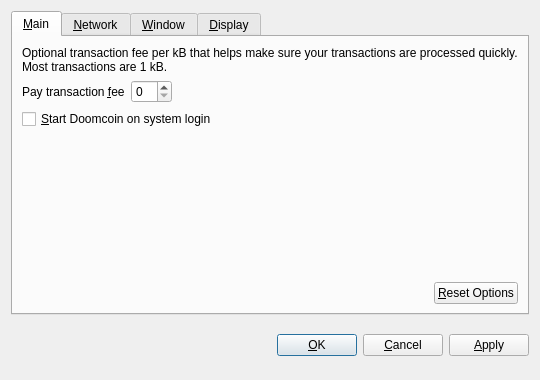
<?xml version="1.0" encoding="UTF-8"?>
<ui version="4.0">
 <class>OptionsDialog</class>
 <widget class="QDialog" name="OptionsDialog">
  <property name="geometry">
   <rect>
    <x>0</x>
    <y>0</y>
    <width>540</width>
    <height>380</height>
   </rect>
  </property>
  <property name="windowTitle">
   <string>Options</string>
  </property>
  <property name="modal">
   <bool>true</bool>
  </property>
  <layout class="QVBoxLayout" name="verticalLayout">
   <item>
    <widget class="QTabWidget" name="tabWidget">
     <property name="tabPosition">
      <enum>QTabWidget::North</enum>
     </property>
     <property name="currentIndex">
      <number>0</number>
     </property>
     <widget class="QWidget" name="tabMain">
      <attribute name="title">
       <string>&amp;Main</string>
      </attribute>
      <layout class="QVBoxLayout" name="verticalLayout_Main">
       <item>
        <widget class="QLabel" name="transactionFeeInfoLabel">
         <property name="text">
          <string>Optional transaction fee per kB that helps make sure your transactions are processed quickly. Most transactions are 1 kB.</string>
         </property>
         <property name="textFormat">
          <enum>Qt::PlainText</enum>
         </property>
         <property name="wordWrap">
          <bool>true</bool>
         </property>
        </widget>
       </item>
       <item>
        <layout class="QHBoxLayout" name="horizontalLayout_1_Main">
         <item>
          <widget class="QLabel" name="transactionFeeLabel">
           <property name="text">
            <string>Pay transaction &amp;fee</string>
           </property>
           <property name="textFormat">
            <enum>Qt::PlainText</enum>
           </property>
           <property name="buddy">
            <cstring>transactionFee</cstring>
           </property>
          </widget>
         </item>
         <item>
          <widget class="BitcoinAmountField" name="transactionFee"/>
         </item>
         <item>
          <spacer name="horizontalSpacer_1_Main">
           <property name="orientation">
            <enum>Qt::Horizontal</enum>
           </property>
           <property name="sizeHint" stdset="0">
            <size>
             <width>40</width>
             <height>20</height>
            </size>
           </property>
          </spacer>
         </item>
        </layout>
       </item>
       <item>
        <widget class="QCheckBox" name="bitcoinAtStartup">
         <property name="toolTip">
          <string>Automatically start Doomcoin after logging in to the system.</string>
         </property>
         <property name="text">
          <string>&amp;Start Doomcoin on system login</string>
         </property>
        </widget>
       </item>
       <item>
        <spacer name="verticalSpacer_Main">
         <property name="orientation">
          <enum>Qt::Vertical</enum>
         </property>
         <property name="sizeHint" stdset="0">
          <size>
           <width>20</width>
           <height>40</height>
          </size>
         </property>
        </spacer>
       </item>
       <item>
        <layout class="QHBoxLayout" name="horizontalLayout_2_Main">
         <item>
          <spacer name="horizontalSpacer_2_Main">
           <property name="orientation">
            <enum>Qt::Horizontal</enum>
           </property>
           <property name="sizeHint" stdset="0">
            <size>
             <width>40</width>
             <height>20</height>
            </size>
           </property>
          </spacer>
         </item>
         <item>
          <widget class="QPushButton" name="resetButton">
           <property name="toolTip">
            <string>Reset all client options to default.</string>
           </property>
           <property name="text">
            <string>&amp;Reset Options</string>
           </property>
           <property name="autoDefault">
            <bool>false</bool>
           </property>
          </widget>
         </item>
        </layout>
       </item>
      </layout>
     </widget>
     <widget class="QWidget" name="tabNetwork">
      <attribute name="title">
       <string>&amp;Network</string>
      </attribute>
      <layout class="QVBoxLayout" name="verticalLayout_Network">
       <item>
        <widget class="QCheckBox" name="mapPortUpnp">
         <property name="toolTip">
          <string>Automatically open the Doomcoin client port on the router. This only works when your router supports UPnP and it is enabled.</string>
         </property>
         <property name="text">
          <string>Map port using &amp;UPnP</string>
         </property>
        </widget>
       </item>
       <item>
        <widget class="QCheckBox" name="connectSocks">
         <property name="toolTip">
          <string>Connect to the Doomcoin network through a SOCKS proxy (e.g. when connecting through Tor).</string>
         </property>
         <property name="text">
          <string>&amp;Connect through SOCKS proxy:</string>
         </property>
        </widget>
       </item>
       <item>
        <layout class="QHBoxLayout" name="horizontalLayout_Network">
         <item>
          <widget class="QLabel" name="proxyIpLabel">
           <property name="text">
            <string>Proxy &amp;IP:</string>
           </property>
           <property name="textFormat">
            <enum>Qt::PlainText</enum>
           </property>
           <property name="buddy">
            <cstring>proxyIp</cstring>
           </property>
          </widget>
         </item>
         <item>
          <widget class="QValidatedLineEdit" name="proxyIp">
           <property name="maximumSize">
            <size>
             <width>140</width>
             <height>16777215</height>
            </size>
           </property>
           <property name="toolTip">
            <string>IP address of the proxy (e.g. 127.0.0.1)</string>
           </property>
          </widget>
         </item>
         <item>
          <widget class="QLabel" name="proxyPortLabel">
           <property name="text">
            <string>&amp;Port:</string>
           </property>
           <property name="textFormat">
            <enum>Qt::PlainText</enum>
           </property>
           <property name="buddy">
            <cstring>proxyPort</cstring>
           </property>
          </widget>
         </item>
         <item>
          <widget class="QLineEdit" name="proxyPort">
           <property name="maximumSize">
            <size>
             <width>55</width>
             <height>16777215</height>
            </size>
           </property>
           <property name="toolTip">
            <string>Port of the proxy (e.g. 9050)</string>
           </property>
          </widget>
         </item>
         <item>
          <widget class="QLabel" name="socksVersionLabel">
           <property name="text">
            <string>SOCKS &amp;Version:</string>
           </property>
           <property name="textFormat">
            <enum>Qt::PlainText</enum>
           </property>
           <property name="buddy">
            <cstring>socksVersion</cstring>
           </property>
          </widget>
         </item>
         <item>
          <widget class="QValueComboBox" name="socksVersion">
           <property name="toolTip">
            <string>SOCKS version of the proxy (e.g. 5)</string>
           </property>
          </widget>
         </item>
         <item>
          <spacer name="horizontalSpacer_Network">
           <property name="orientation">
            <enum>Qt::Horizontal</enum>
           </property>
           <property name="sizeHint" stdset="0">
            <size>
             <width>40</width>
             <height>20</height>
            </size>
           </property>
          </spacer>
         </item>
        </layout>
       </item>
       <item>
        <spacer name="verticalSpacer_Network">
         <property name="orientation">
          <enum>Qt::Vertical</enum>
         </property>
         <property name="sizeHint" stdset="0">
          <size>
           <width>20</width>
           <height>40</height>
          </size>
         </property>
        </spacer>
       </item>
      </layout>
     </widget>
     <widget class="QWidget" name="tabWindow">
      <attribute name="title">
       <string>&amp;Window</string>
      </attribute>
      <layout class="QVBoxLayout" name="verticalLayout_Window">
       <item>
        <widget class="QCheckBox" name="minimizeToTray">
         <property name="toolTip">
          <string>Show only a tray icon after minimizing the window.</string>
         </property>
         <property name="text">
          <string>&amp;Minimize to the tray instead of the taskbar</string>
         </property>
        </widget>
       </item>
       <item>
        <widget class="QCheckBox" name="minimizeOnClose">
         <property name="toolTip">
          <string>Minimize instead of exit the application when the window is closed. When this option is enabled, the application will be closed only after selecting Quit in the menu.</string>
         </property>
         <property name="text">
          <string>M&amp;inimize on close</string>
         </property>
        </widget>
       </item>
       <item>
        <spacer name="verticalSpacer_Window">
         <property name="orientation">
          <enum>Qt::Vertical</enum>
         </property>
         <property name="sizeHint" stdset="0">
          <size>
           <width>20</width>
           <height>40</height>
          </size>
         </property>
        </spacer>
       </item>
      </layout>
     </widget>
     <widget class="QWidget" name="tabDisplay">
      <attribute name="title">
       <string>&amp;Display</string>
      </attribute>
      <layout class="QVBoxLayout" name="verticalLayout_Display">
       <item>
        <layout class="QHBoxLayout" name="horizontalLayout_1_Display">
         <item>
          <widget class="QLabel" name="langLabel">
           <property name="text">
            <string>User Interface &amp;language:</string>
           </property>
           <property name="textFormat">
            <enum>Qt::PlainText</enum>
           </property>
           <property name="buddy">
            <cstring>lang</cstring>
           </property>
          </widget>
         </item>
         <item>
          <widget class="QValueComboBox" name="lang">
           <property name="toolTip">
            <string>The user interface language can be set here. This setting will take effect after restarting Doomcoin.</string>
           </property>
          </widget>
         </item>
        </layout>
       </item>
       <item>
        <layout class="QHBoxLayout" name="horizontalLayout_2_Display">
         <item>
          <widget class="QLabel" name="unitLabel">
           <property name="text">
            <string>&amp;Unit to show amounts in:</string>
           </property>
           <property name="textFormat">
            <enum>Qt::PlainText</enum>
           </property>
           <property name="buddy">
            <cstring>unit</cstring>
           </property>
          </widget>
         </item>
         <item>
          <widget class="QValueComboBox" name="unit">
           <property name="toolTip">
            <string>Choose the default subdivision unit to show in the interface and when sending coins.</string>
           </property>
          </widget>
         </item>
        </layout>
       </item>
       <item>
        <widget class="QCheckBox" name="displayAddresses">
         <property name="toolTip">
          <string>Whether to show Doomcoin addresses in the transaction list or not.</string>
         </property>
         <property name="text">
          <string>&amp;Display addresses in transaction list</string>
         </property>
        </widget>
       </item>
       <item>
        <widget class="QCheckBox" name="coinControlFeatures">
         <property name="toolTip">
          <string>Whether to show coin control features or not.</string>
         </property>
         <property name="text">
          <string>Display coin &amp;control features (experts only!)</string>
         </property>
        </widget>
       </item>
       <item>
        <spacer name="verticalSpacer_Display">
         <property name="orientation">
          <enum>Qt::Vertical</enum>
         </property>
         <property name="sizeHint" stdset="0">
          <size>
           <width>20</width>
           <height>40</height>
          </size>
         </property>
        </spacer>
       </item>
      </layout>
     </widget>
    </widget>
   </item>
   <item>
    <layout class="QHBoxLayout" name="horizontalLayout_Buttons">
     <item>
      <spacer name="horizontalSpacer_1">
       <property name="orientation">
        <enum>Qt::Horizontal</enum>
       </property>
       <property name="sizeHint" stdset="0">
        <size>
         <width>40</width>
         <height>48</height>
        </size>
       </property>
      </spacer>
     </item>
     <item>
      <widget class="QLabel" name="statusLabel">
       <property name="font">
        <font>
         <weight>75</weight>
         <bold>true</bold>
        </font>
       </property>
       <property name="text">
        <string/>
       </property>
       <property name="textFormat">
        <enum>Qt::PlainText</enum>
       </property>
       <property name="wordWrap">
        <bool>true</bool>
       </property>
      </widget>
     </item>
     <item>
      <spacer name="horizontalSpacer_2">
       <property name="orientation">
        <enum>Qt::Horizontal</enum>
       </property>
       <property name="sizeHint" stdset="0">
        <size>
         <width>40</width>
         <height>48</height>
        </size>
       </property>
      </spacer>
     </item>
     <item>
      <widget class="QPushButton" name="okButton">
       <property name="text">
        <string>&amp;OK</string>
       </property>
      </widget>
     </item>
     <item>
      <widget class="QPushButton" name="cancelButton">
       <property name="text">
        <string>&amp;Cancel</string>
       </property>
       <property name="autoDefault">
        <bool>false</bool>
       </property>
      </widget>
     </item>
     <item>
      <widget class="QPushButton" name="applyButton">
       <property name="text">
        <string>&amp;Apply</string>
       </property>
       <property name="autoDefault">
        <bool>false</bool>
       </property>
      </widget>
     </item>
    </layout>
   </item>
  </layout>
 </widget>
 <customwidgets>
  <customwidget>
   <class>BitcoinAmountField</class>
   <extends>QSpinBox</extends>
   <header>bitcoinamountfield.h</header>
  </customwidget>
  <customwidget>
   <class>QValueComboBox</class>
   <extends>QComboBox</extends>
   <header>qvaluecombobox.h</header>
  </customwidget>
  <customwidget>
   <class>QValidatedLineEdit</class>
   <extends>QLineEdit</extends>
   <header>qvalidatedlineedit.h</header>
  </customwidget>
 </customwidgets>
 <resources/>
 <connections/>
</ui>
